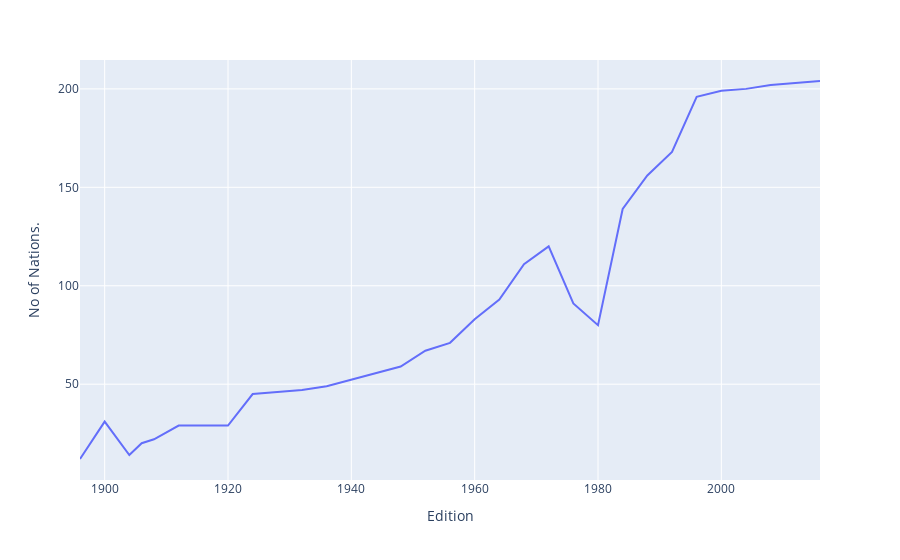

The notebook cell this image was saved under:
### Code cell
fig = px.line(nations_over_time,x='Edition', y='No of Nations.')
fig.show()

### Figure 1 — Plotly figure (JSON) as saved in the notebook; plotly's stock layout.template omitted (floating-point values rounded to 4 significant figures)
{"data": [{"hovertemplate": "Edition=%{x}<br>No of Nations.=%{y}<extra></extra>", "legendgroup": "", "line": {"color": "#636efa", "dash": "solid"}, "marker": {"symbol": "circle"}, "mode": "lines", "name": "", "orientation": "v", "showlegend": false, "type": "scatter", "x": [1896, 1900, 1904, 1906, 1908, 1912, 1920, 1924, 1928, 1932, 1936, 1948, 1952, 1956, 1960, 1964, 1968, 1972, 1976, 1980, 1984, 1988, 1992, 1996, 2000, 2004, 2008, 2012, 2016], "xaxis": "x", "y": [12, 31, 14, 20, 22, 29, 29, 45, 46, 47, 49, 59, 67, 71, 83, 93, 111, 120, 91, 80, 139, 156, 168, 196, 199, 200, 202, 203, 204], "yaxis": "y"}], "layout": {"legend": {"tracegroupgap": 0}, "margin": {"t": 60}, "xaxis": {"anchor": "y", "domain": [0, 1], "title": {"text": "Edition"}}, "yaxis": {"anchor": "x", "domain": [0, 1], "title": {"text": "No of Nations."}}}}
